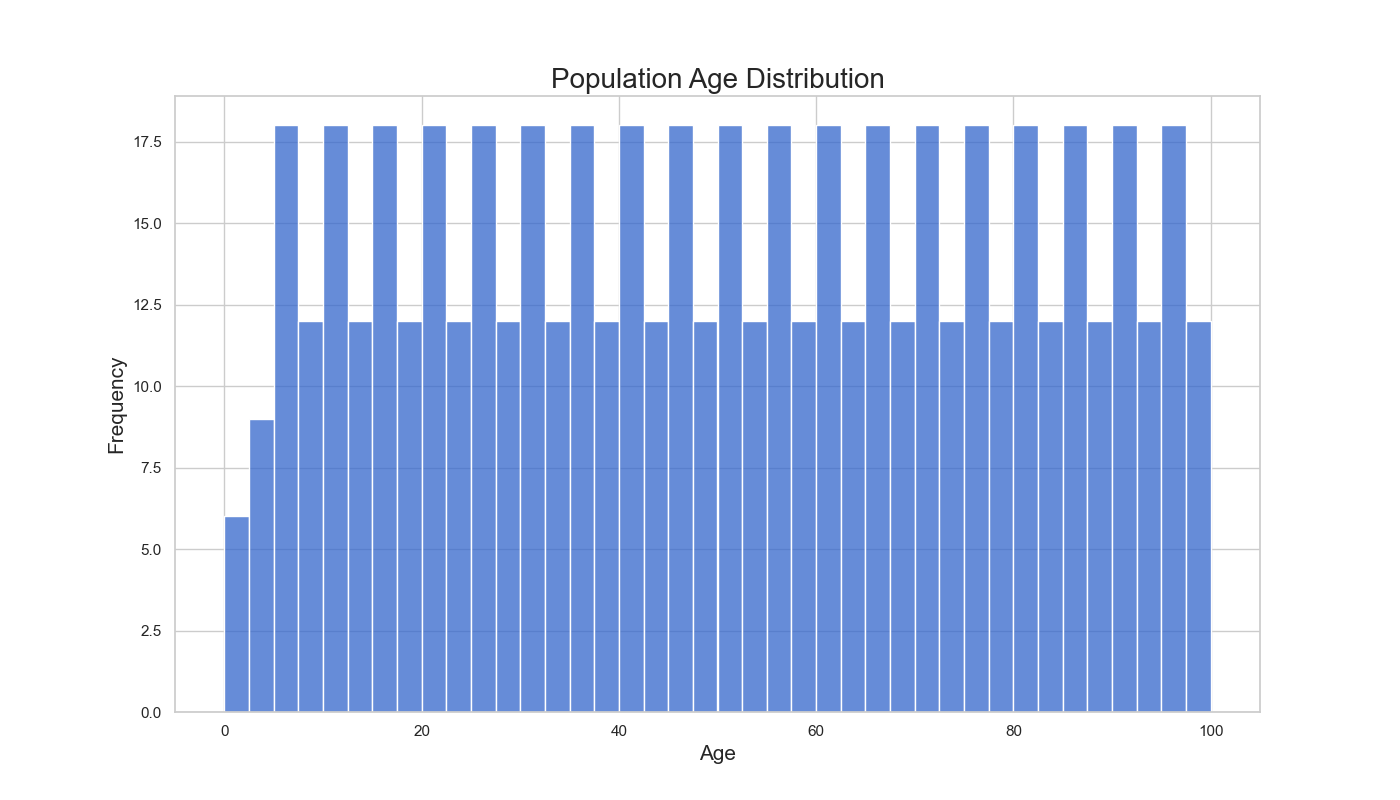

Here is the Python script that generated this plot:

import seaborn as sns
import pandas as pd
import matplotlib.pyplot as plt

# Assume 'ages_list' contains the full range of ages 0-100 with varied counts for each age
ages_list = [0] + [1]*2 + [2]*3 + [3]*4 + [4]*5 + list(range(5, 99)) * 6 + [98]*2 + [99]*3 + [100]
data = pd.DataFrame({"age": ages_list})

# Set the aesthetic style of the plots
sns.set_style('whitegrid')

# Set the size of the figure
plt.figure(figsize=(14, 8))

# Create the histogram with modified aesthetics
sns.histplot(data, x='age', bins=40, color='#3366CC', binwidth=2.5)

# Set the title of the histogram and labels
plt.title('Population Age Distribution', fontsize=20)
plt.xlabel('Age', fontsize=15)
plt.ylabel('Frequency', fontsize=15)

# Show the plot
plt.show()
